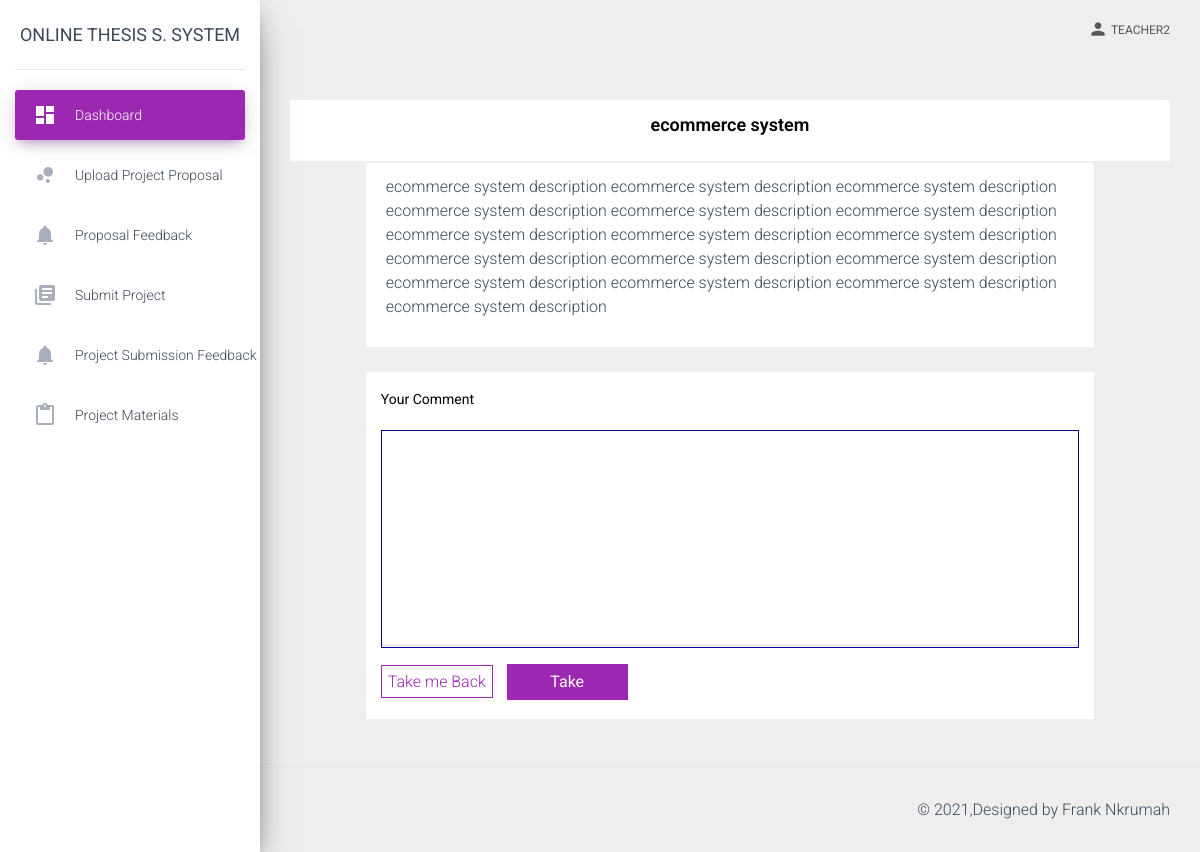
/take-project/1 (signed in), run on the app's committed database.
### online_thesis/models.py (models this page shows, shortened)
class Topic(models.Model):
    PROJECT_STATUS = (
        ('PENDING','PENDING'),
        ('DENIED','DENIED'),
        ('APPROVED','APPROVED'),
    )
    name = models.CharField(max_length=300)
    description = models.TextField()
    teacher = models.ForeignKey(User, on_delete=models.CASCADE)
    status = models.CharField(max_length=300, choices=PROJECT_STATUS, default='PENDING')

### online_thesis/views.py (the view)
# urls.py: path('take-project/<int:pk>', book_project, name='book_project'),
@login_required
def book_project(request, pk):
    project = Topic.objects.get(id=pk)
    if request.method == 'POST':
        form = SelectedTopicForm(request.POST)
        if form.is_valid():
            check_book_twice = SelectedTopic.objects.filter(project=project).filter(student=request.user).exists()
            check_booked_before = SelectedTopic.objects.filter(project=project).filter(status='APPROVED').exists()
            if check_book_twice:
                return render(request, 'student/take_project.html',{'project':project, 'form':form, "error": "You can't select the same project twice"})
            elif check_booked_before:
                return render(request, 'student/take_project.html',{'project':project, 'form':form, "error_before": "This project has been already assigned to other student, try other projects"})
            book_project = form.save(commit=False)
            book_project.project = project
            book_project.student = request.user
            book_project.save()
            return redirect('dashboard')
    else:
        form = SelectedTopicForm()
    return render(request, 'student/take_project.html',{'project':project, 'form':form})

### online_thesis/forms.py
class SelectedTopicForm(forms.ModelForm):
    class Meta:
        model = SelectedTopic
        fields = ['student_view']

### templates/student/take_project.html (shortened to what this page needs)
{% extends "student_base.html" %}
{% block content %}
<div class="container-fluid">
  <div class="row">
    <div class="col-md-12">
        <div class="card-header card-header-primary">
          <h4 class="card-title title-main">{{project.name}}</h4>
        </div>
        <div class="row">
            <div class="col-md-3"></div>
            <div class="col-md-4">
            </div>
            <div class="col-md-4"></div>
        </div>
    </div>
    <div class="col-md-1 mb-4"></div>
    <div class="col-md-10 mb-4">
        <div class="card-header card-header-primary">
          <p>{{project.description}}</p>
        </div>
    </div>
    <div class="col-md-1 mb-4"></div>
    <div class="col-md-1"></div>
    <div class="col-md-10 form-card">
      <form method="post" class="form-topic">
          <div class="mb-3">
            <label for="topicDescription" class="form-label">Your Comment</label>
             {{form.student_view}}
          </div>
          <div class="mb-1">
            <a  href="{% url 'dashboard' %}" class="back-button">Take me Back</a>
            <button class="form-button" type="submit">Take</button>
          </div>
      </form>
    </div>
    <div class="col-md-1">
    </div>
  </div>
</div>
{% endblock %}

### templates/student_base.html (shortened to what this page needs)
<!DOCTYPE html>
{% load static %}
<html lang="en">
<head>
  <link rel="stylesheet" href="https://maxcdn.bootstrapcdn.com/font-awesome/latest/css/font-awesome.min.css">
  <link href="{% static 'css/material-dashboard.css' %}" rel="stylesheet" />
  <link href="{% static 'demo/demo.css' %}" rel="stylesheet" />
</head>
<body class="">
  <div class="wrapper ">
    <div class="sidebar" data-color="purple" data-background-color="white" data-image="../assets/img/sidebar-1.jpg">
      <div class="logo"><a href="{% url 'dashboard' %}" class="simple-text logo-normal">
          Online Thesis S. System
        </a></div>
      <div class="sidebar-wrapper">
        <ul class="nav">
          <li class="nav-item active ">
            <a class="nav-link" href="{% url 'dashboard' %}">
              <i class="material-icons">dashboard</i>
              <p>Dashboard</p>
            </a>
          </li>
          <li class="nav-item ">
            <a class="nav-link" href="{% url 'upload_proposal' %}">
              <i class="material-icons">bubble_chart</i>
              <p>Upload Project Proposal</p>
            </a>
          </li>
          <li class="nav-item ">
            <a class="nav-link" href="{% url 'proposal_feedback' %}">
              <i class="material-icons">notifications</i>
              <p>Proposal Feedback</p>
            </a>
          </li>
          <li class="nav-item ">
            <a class="nav-link" href="{% url 'submit_project' %}">
              <i class="material-icons">library_books</i>
              <p>Submit Project</p>
            </a>
          </li>
          <li class="nav-item ">
            <a class="nav-link" href="{% url 'project_submission_feedback' %}">
              <i class="material-icons">notifications</i>
              <p>Project Submission Feedback</p>
            </a>
          </li>
         <li class="nav-item ">
            <a class="nav-link" href="{% url 'project_materials' %}">
              <i class="material-icons">content_paste</i>
              <p>Project Materials</p>
            </a>
          </li>
        </ul>
      </div>
    </div>
    <div class="main-panel">
      <nav class="navbar navbar-expand-lg navbar-transparent navbar-absolute fixed-top ">
        <div class="container-fluid">
          <div class="collapse navbar-collapse justify-content-end">
            <ul class="navbar-nav">
              <li class="nav-item dropdown">
                <a class="nav-link" href="javascript:;" id="navbarDropdownProfile" data-toggle="dropdown" aria-haspopup="true" aria-expanded="false">
                  <i class="material-icons">person</i><span>{{user.username}}</span>
                </a>
              </li>
            </ul>
          </div>
        </div>
      </nav>
      <div class="content">
        {% block content %}{% endblock  %}
      </div>
      <footer class="footer">
        <div class="container-fluid">
          <div class="copyright float-right">
            &copy;
              ,Designed by  Frank Nkrumah
              </div>
        </div>
      </footer>
    </div>
  </div>
</body>
</html>

### templates/student/take_project.html (style rules this page uses)
.form-topic { background:white; padding:15px; }
.input-description { border: 1px solid darkblue; padding: 8px 4px 8px 10px; margin-top:12px; }
.form-label { color:black; }
.form-button { background: #9c27b0; color: white; padding: 6px; width: 121px; border: none; cursor: pointer; }
.back-button { margin-right:10px; border: 1px solid #9c27b0; padding: 6px; }
.title-main { color:black; font-weight:600; text-align:center; }

### data on the page
Topic: name "ecommerce system", description "ecommerce system description ecommerce system description ecommerce system description ecommerce system description ecommerce system description ecommerce system description ecommerce system description ecommerce system description ecommerce system description ecommerce system description ecommerce system description ecommerce system description ecommerce system description ecommerce system description ecommerce system description ecommerce system description"

### other printed values
{{ user.username }} "TEACHER2"
